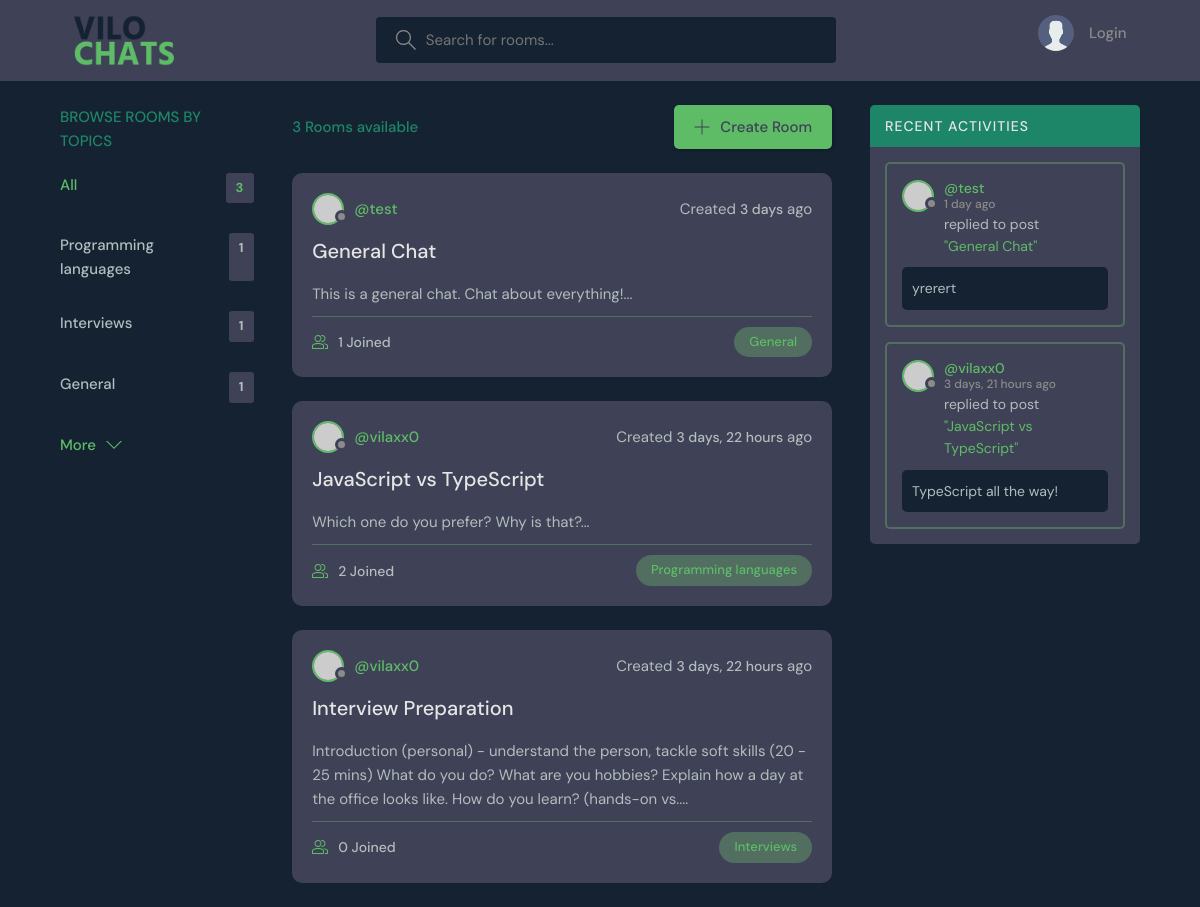
The app's page /, older data.
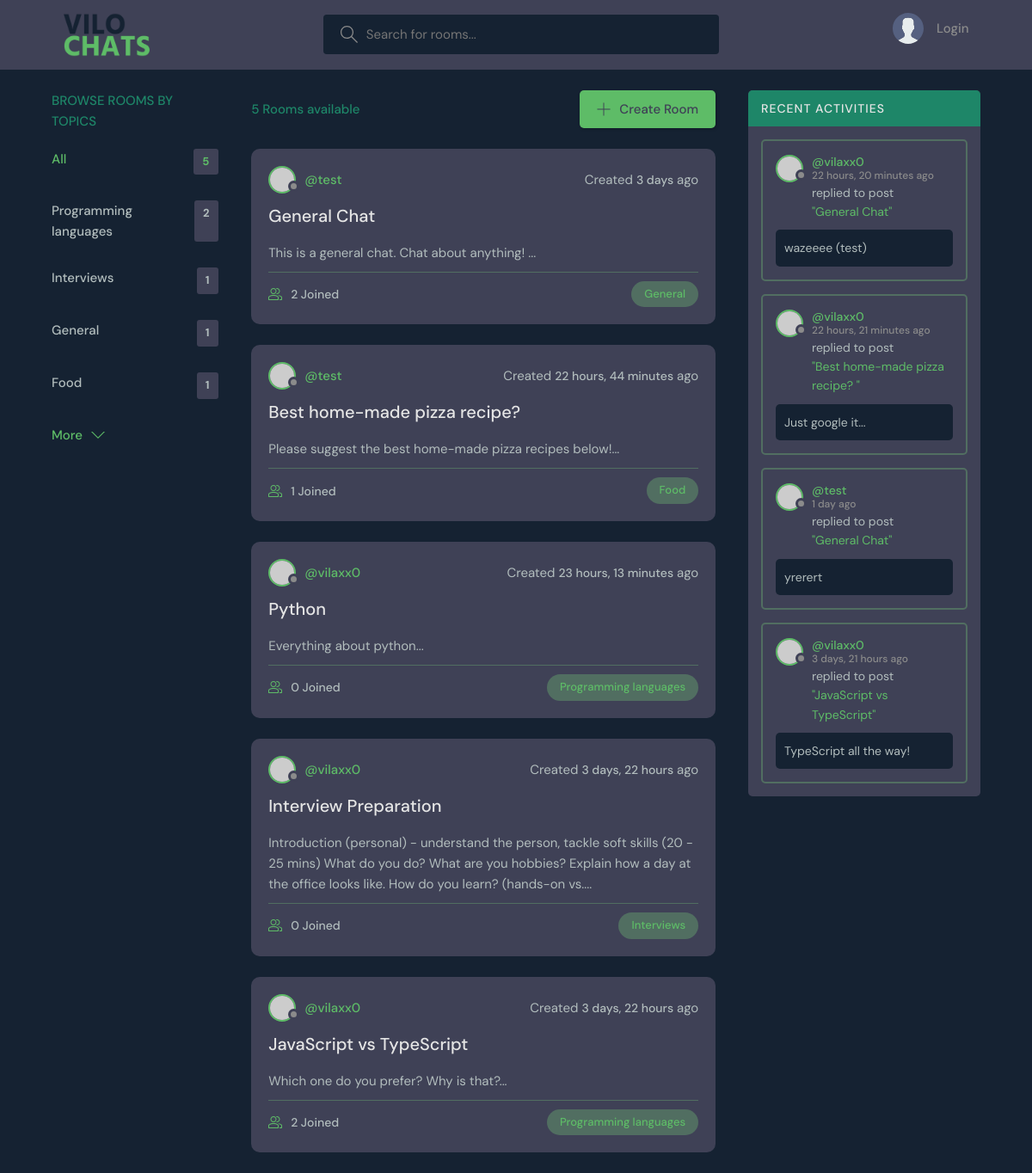
The same page, newer data.
### base/models.py (models this page shows, shortened)
class Topic(models.Model):
    name = models.CharField(max_length=200)

class Room(models.Model):
    host = models.ForeignKey(User, on_delete=models.SET_NULL, null=True)
    topic = models.ForeignKey(Topic, on_delete=models.SET_NULL, null=True)
    name = models.CharField(max_length=200)
    description = models.TextField(null=True, blank=True)
    participants = models.ManyToManyField(User, related_name='participants', blank=True)
    updated = models.DateTimeField(auto_now=True)
    created = models.DateTimeField(auto_now_add=True)
    class Meta:
        ordering = ['-updated', '-created']
    def __str__(self):
        return self.name

class Message(models.Model):
    user = models.ForeignKey(User, on_delete=models.CASCADE)
    room = models.ForeignKey(Room, on_delete=models.CASCADE)
    body = models.TextField()
    updated = models.DateTimeField(auto_now=True)
    created = models.DateTimeField(auto_now_add=True)
    class Meta:
        ordering = ['-updated', '-created']
    def __str__(self):
        return self.body[0:50]

### base/views.py (the view)
# urls.py: path('', views.home, name="home"),
def home(request):
    q = None
    if(request.GET.get('q') != None):
        q = request.GET.get('q')
    else:
        q = ''
    rooms = Room.objects.filter(
        Q(topic__name__icontains=q) |
        Q(name__icontains=q) |
        Q(host__username__icontains=q)
    )
    topics = Topic.objects.all()[:4]
    room_messages = Message.objects.filter(Q(room__topic__name__icontains=q))[:5]
    all_rooms_count = Room.objects.all().count()
    context = {'rooms': rooms, 'topics': topics, 'room_messages': room_messages, 'all_rooms': all_rooms_count}
    return render(request, 'base/home.html', context)

### base/templates/base/home.html (shortened to what this page needs)
{% extends 'main.html' %} {% block content %}
<main class="layout layout--3">
  <div class="container">
    {% include 'base/topics_component.html' %}
    <div class="roomList">
      <div class="roomList__header">
        <div>
          <p>{{rooms.count}} Rooms available</p>
        </div>
        <a class="btn btn--main" href="{% url 'create-room' %}">
          <svg
            version="1.1"
            xmlns="http://www.w3.org/2000/svg"
            width="32"
            height="32"
            viewBox="0 0 32 32"
          >
            <path
              d="M16.943 0.943h-1.885v14.115h-14.115v1.885h14.115v14.115h1.885v-14.115h14.115v-1.885h-14.115v-14.115z"
            ></path>
          </svg>
          Create Room
        </a>
      </div>
      {% include 'base/feed_component.html' %}
    </div>
    {% include 'base/activity_component.html' %}
  </div>
</main>
{% endblock content %}

### base/templates/base/topics_component.html
<div class="topics">
  <div class="topics__header">
    <h2>Browse Rooms by Topics</h2>
  </div>
  <ul class="topics__list">
    <li>
      <a href="{% url 'home' %}" class="active">
        All <span>{{all_rooms}}</span>
      </a>
    </li>
    {% for topic in topics %}
    <li>
      <a href="{% url 'home' %}?q={{topic.name}}">
        {{topic.name}} <span>{{topic.room_set.all.count}}</span>
      </a>
    </li>
    {% endfor %}
  </ul>
  <a class="btn btn--link" href="topics.html">
    More
    <svg
      version="1.1"
      xmlns="http://www.w3.org/2000/svg"
      width="32"
      height="32"
      viewBox="0 0 32 32"
    >
      <path d="M16 21l-13-13h-3l16 16 16-16h-3l-13 13z"></path>
    </svg>
  </a>
</div>

### base/templates/base/feed_component.html (shortened to what this page needs)
{% for room in rooms %}
<div class="roomListRoom">
  <div class="roomListRoom__header">
    <a
      href="{% url 'user-profile' room.host.id %}"
      class="roomListRoom__author"
    >
      <div class="avatar avatar--small">
        <img src="https://randomuser.me/api/portraits/women/11.jpg" />
      </div>
      <span>@{{ room.host.username }}</span>
    </a>
    <div class="roomListRoom__actions">
      <p>Created <span>{{ room.created|timesince }}</span> ago</p>
    </div>
  </div>
  <div class="roomListRoom__content">
    <a href="{% url 'room' room.id %}">{{ room.name }}</a>
    <p>{{ room.description|slice:"200" }}...</p>
  </div>
  <div class="roomListRoom__meta">
    <a href="{% url 'room' room.id %}" class="roomListRoom__joined">
      {{room.participants.count}} Joined
    </a>
    <a href="{% url 'home' %}?q={{room.topic.name}}">
      <p class="roomListRoom__topic">{{room.topic.name}}</p>
    </a>
  </div>
</div>
{% endfor %}

### base/templates/base/activity_component.html (shortened to what this page needs)
<div class="activities">
  <div class="activities__header">
    <h2>Recent Activities</h2>
  </div>
  {% for message in room_messages %}
  <div class="activities__box">
    <div class="activities__boxHeader roomListRoom__header">
      <a
        href="{% url 'user-profile' message.user.id %}"
        class="roomListRoom__author"
      >
        <div class="avatar avatar--small">
          <img src="https://randomuser.me/api/portraits/women/11.jpg" />
        </div>
        <p>
          @{{ message.user }} <span>{{ message.created|timesince }} ago</span>
        </p>
      </a>
    </div>
    <div class="activities__boxContent">
      <p>
        replied to post
        <a href="{% url 'room' message.room.id %}"> "{{ message.room }}"</a>
      </p>
      <div class="activities__boxRoomContent">{{ message }}</div>
    </div>
  </div>
  {% endfor %}
</div>

Row changes from the older to the newer data that the page shows:
computed for Topic "Programming languages": room_set.all.count "1" → "2"
added Topic: name "Food", room_set.all.count "1"
changed Room "General Chat": description "This is a general chat. Chat about everything!" → "This is a general chat. Chat about anything!"; participants.count "1" → "2"
added Room: host.username "test", created "22 hours, 44 minutes", name "Best home-made pizza recipe?", description "Please suggest the best home-made pizza recipes below!", participants.count "1", topic.name "Food"
added Room: host.username "vilaxx0", created "23 hours, 13 minutes", name "Python", description "Everything about python", participants.count "0", topic.name "Programming languages"
changed Room "Interview Preparation": moves up the list
added Message: user "vilaxx0", created "22 hours, 20 minutes", room "General Chat", body "wazeeee (test)"
added Message: user "vilaxx0", created "22 hours, 21 minutes", room "Best home-made pizza recipe?", body "Just google it..."
Text that changed along with them:
{{ all_rooms }}: "3" → "5"
{{ rooms.count }}: "3" → "5"
